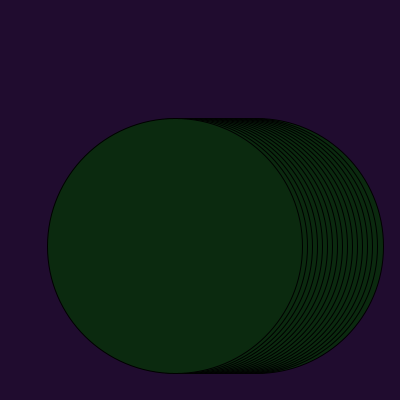
Frame 1 (no input)
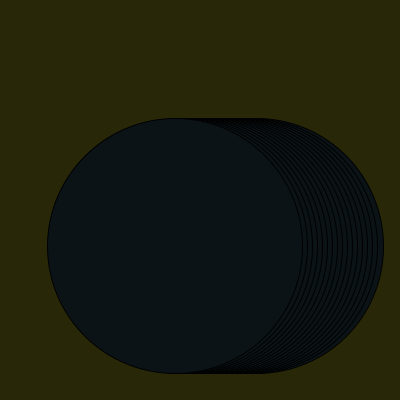
Frame 60 (the mouse pressed at the canvas centre just before this capture)
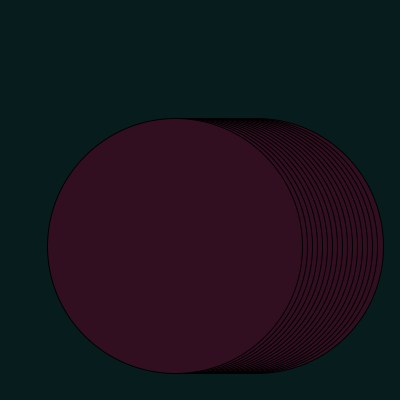
Frame 120 (the mouse held since frame 60 and released just before this capture)

The Processing sketch that drew these frames (run headless with seeded random() and noise(); from frame 60 on, the mouse is pressed at the canvas centre):

// Processing sketch: processing_183768
// ── processing_183768.pde

void setup () { 

  size (400,400);}

void draw () {
    background(random(0,50), random(0,50),random(0,50));

fill(random(0,50), random(0,50), random(0,50));
ellipse(256, 246, 255, 255);
ellipse(250, 246, 255, 255);
ellipse(245, 246, 255, 255);
ellipse(240, 246, 255, 255);
ellipse(235, 246, 255, 255);
ellipse(230, 246, 255, 255);
ellipse(225, 246, 255, 255);
ellipse(220, 246, 255, 255);
ellipse(215, 246, 255, 255);
ellipse(210, 246, 255, 255);
ellipse(205, 246, 255, 255);
ellipse(200, 246, 255, 255);
ellipse(195, 246, 255, 255);
ellipse(190, 246, 255, 255);
ellipse(185, 246, 255, 255);
ellipse(180, 246, 255, 255);
ellipse(175, 246, 255, 255);


}
